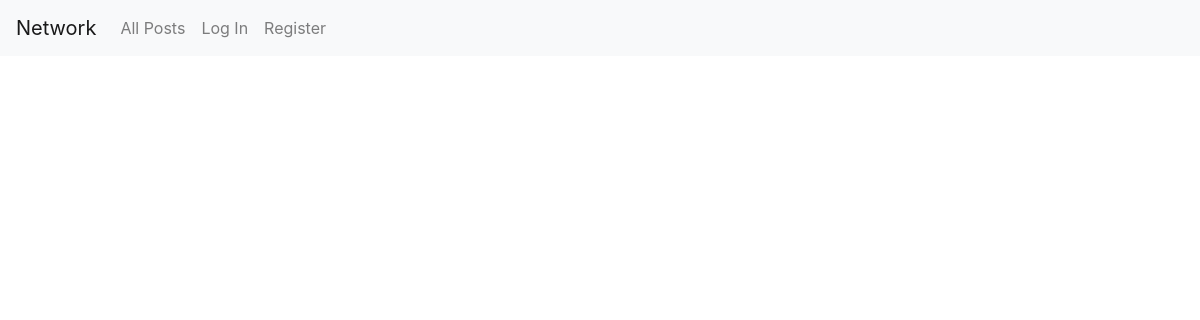
/, run on an earlier commit of the app's database.
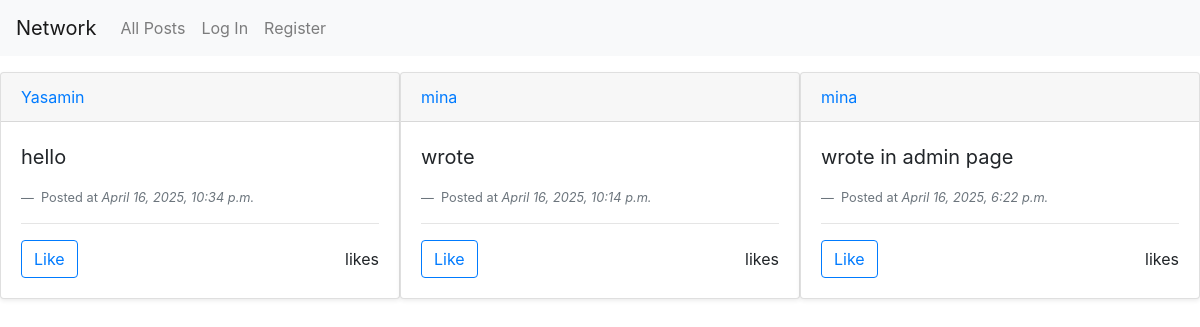
And on a later commit of the database.
### network/models.py (models this page shows, shortened)
class Post(models.Model):
    account = models.ForeignKey("Account", on_delete=models.CASCADE, related_name="posts")
    content = models.TextField(blank=True)
    created_at = models.DateTimeField(auto_now_add=True)
    like =models.IntegerField(default=0)
    class Meta:
        ordering = ["-created_at"]

class Account(models.Model):
    owner = models.ForeignKey("User", on_delete=models.CASCADE, related_name="accounts")
    following = models.ManyToManyField("self", symmetrical=False, blank=True, related_name="follower") #symmetrical=False -> not every following follows you
    def __str__(self):
        return self.owner.username

class User(AbstractUser):
    pass

### network/views.py (the view)
# urls.py: path("", views.index, name="index"),
def index(request):
    post = Post.objects.all()
    return render(request, "network/index.html",{
        "post" : post,
    })

### network/templates/network/index.html (shortened to what this page needs)
{% extends "network/layout.html" %}
{% block body %}
    <div class="d-flex justify-content-center align-items-center" >
    {% for item in post %}
        <div class="card  mb-3 shadow-sm w-75 mt-3 mx-auto">
            <div class="card-header">
                <a href="{% url 'profile' item.account %}">{{ item.account }}</a>
            </div>
            <div class="card-body">
                <blockquote class="blockquote mb-0">
                    <p>{{ item.content }}</p>
                </blockquote>
                <footer class="blockquote-footer">
                    Posted at <cite title="Source Title">{{ item.created_at }}</cite>
                </footer>
                <hr>
                <div class="d-flex justify-content-between align-items-center">
                    <button class="btn btn-outline-primary like-button">
                         Like
                    </button>
                    <div class="likes">
                        <span id="like-count">{{ item.like_count }} likes</span>
                    </div>
                </div>
            </div>
        </div>
    {% endfor %}
        <br>
{% endblock %}

### network/templates/network/layout.html (shortened to what this page needs)
{% load static %}
<!DOCTYPE html>
<html lang="en">
    <head>
        <link rel="stylesheet" href="https://stackpath.bootstrapcdn.com/bootstrap/4.4.1/css/bootstrap.min.css">
        <link href="{% static 'network/styles.css' %}" rel="stylesheet">
    </head>
    <body>
        <nav class="navbar navbar-expand-lg navbar-light bg-light">
            <a class="navbar-brand" href="#">Network</a>
            <div>
              <ul class="navbar-nav mr-auto">
                <li class="nav-item">
                  <a class="nav-link" href="{% url 'index' %}">All Posts</a>
                </li>
                {% if user.is_authenticated %}
                    <li class="nav-item">
                        <a class="nav-link" href="#">Following</a>
                    </li>
                    <li class="nav-item">
                        <a class="nav-link" href="{% url 'logout' %}">Log Out</a>
                    </li>
                {% else %}
                    <li class="nav-item">
                        <a class="nav-link" href="{% url 'login' %}">Log In</a>
                    </li>
                    <li class="nav-item">
                        <a class="nav-link" href="{% url 'register' %}">Register</a>
                    </li>
                {% endif %}
              </ul>
            </div>
          </nav>
        <div class="body">
            {% block body %}
            {% endblock %}
        </div>
    </body>
</html>

What changed in the data, as far as the page shows it:
added Post: account "Yasamin", content "hello", created_at "April 16, 2025, 10:34 p.m."
added Post: account "mina", content "wrote", created_at "April 16, 2025, 10:14 p.m."
added Post: account "mina", content "wrote in admin page", created_at "April 16, 2025, 6:22 p.m."
